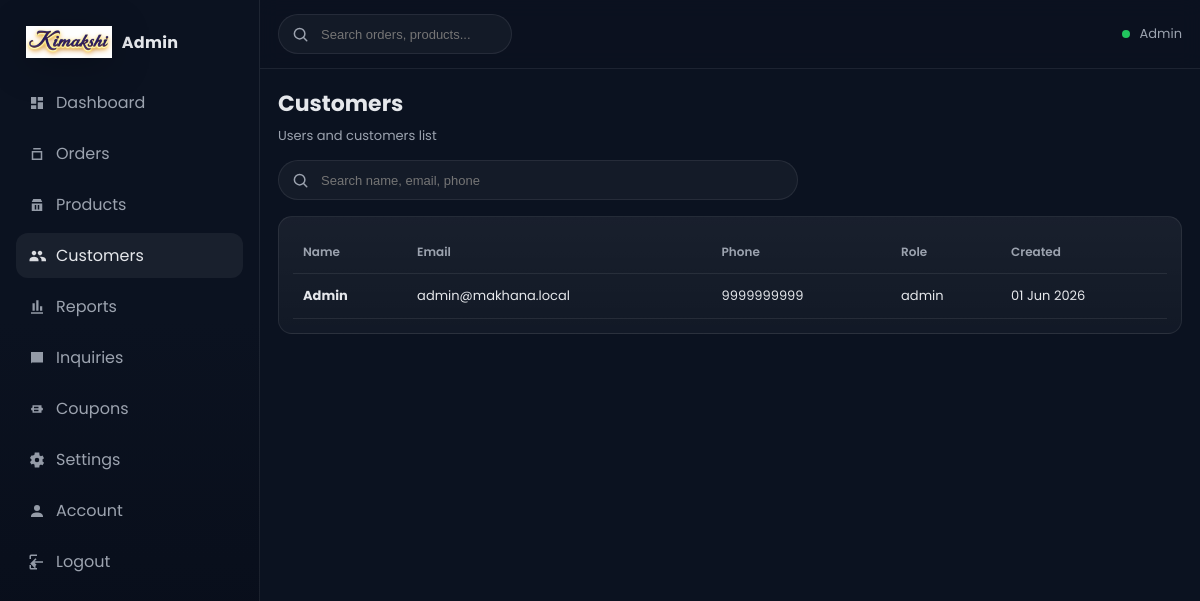
The page /admin/customers.php (signed in) on the database its author committed.
### tables this page shows
CREATE TABLE users (
  id INT UNSIGNED AUTO_INCREMENT PRIMARY KEY,
  name VARCHAR(120) NOT NULL,
  email VARCHAR(190) NOT NULL UNIQUE,
  phone VARCHAR(20) NULL,
  password_hash VARCHAR(255) NOT NULL,
  role ENUM('customer','admin') NOT NULL DEFAULT 'customer',
  created_at TIMESTAMP NOT NULL DEFAULT CURRENT_TIMESTAMP
);

### includes/helpers.php (called while the page is built, shortened)
<?php
function e(string $value): string
{
    return htmlspecialchars($value, ENT_QUOTES, 'UTF-8');
}
function current_user(): ?array
{
    return $_SESSION['user'] ?? null;
}

### includes/db.php (called while the page is built, shortened)
<?php
function db(): PDO
{
    $dsn = 'mysql:host=' . DB_HOST . ';dbname=' . DB_NAME . ';charset=utf8mb4';
    $pdo = new PDO($dsn, DB_USER, DB_PASS, [
        PDO::ATTR_ERRMODE => PDO::ERRMODE_EXCEPTION,
        PDO::ATTR_DEFAULT_FETCH_MODE => PDO::FETCH_ASSOC,
        PDO::ATTR_EMULATE_PREPARES => false,
    ]);
    return $pdo;
}

### admin/customers.php (the view, shortened to what this page needs)
<?php
require_once __DIR__ . '/../includes/helpers.php';
require_once __DIR__ . '/../includes/db.php';
require_once __DIR__ . '/_layout.php';
$q = trim((string)($_GET['q'] ?? ''));
$where = '';
$bind = [];
$stmt = db()->prepare("SELECT id, name, email, phone, role, created_at FROM users $where ORDER BY created_at DESC");
$stmt->execute($bind);
$users = $stmt->fetchAll();
admin_layout_start('customers', 'Customers', 'Users and customers list');
?>
<div class="admin-actions" style="margin-top:14px">
  <form method="get" style="flex:1;max-width:520px">
    <div class="admin-search" style="max-width:none">
      <svg viewBox="0 0 24 24" aria-hidden="true"><path d="M21 21l-4.3-4.3m1.8-5.2a7 7 0 11-14 0 7 7 0 0114 0z" fill="none" stroke="currentColor" stroke-width="2" stroke-linecap="round"/></svg>
      <input name="q" value="<?= e($q) ?>" placeholder="Search name, email, phone">
    </div>
  </form>
</div>
<div class="admin-grid">
  <div class="admin-card" style="grid-column:span 12; overflow:auto">
    <table class="admin-table">
      <thead>
        <tr>
          <th>Name</th>
          <th>Email</th>
          <th>Phone</th>
          <th>Role</th>
          <th>Created</th>
        </tr>
      </thead>
      <tbody>
        <?php foreach ($users as $u): ?>
          <tr>
            <td><b><?= e($u['name']) ?></b></td>
            <td><?= e($u['email']) ?></td>
            <td><?= e((string)($u['phone'] ?? '')) ?></td>
            <td><?= e($u['role']) ?></td>
            <td><?= e(date('d M Y', strtotime($u['created_at']))) ?></td>
          </tr>
        <?php endforeach; ?>
      </tbody>
    </table>
  </div>
</div>
<?php admin_layout_end(); ?>

### admin/_layout.php (shortened to what this page needs)
<?php
require_once __DIR__ . '/../includes/helpers.php';
function admin_layout_start(string $active, string $pageTitle, string $pageSubtitle = ''): void
{
    $u = current_user();
    $base = '../';
    ?>
<!doctype html>
<html lang="en">
<head>
  <link rel="stylesheet" href="<?= e($base) ?>assets/css/admin.css">
</head>
<body>
  <div class="admin-shell" data-admin-shell>
    <aside class="admin-sidebar" data-admin-sidebar>
      <div class="admin-brand">
        <img src="<?= e($base) ?>assets/img/logo.png" alt="<?= e(APP_NAME) ?>">
        <div class="t">Admin</div>
      </div>
      <nav class="admin-nav">
        <a href="index.php" class="<?= $active === 'dashboard' ? 'active' : '' ?>">
          <svg viewBox="0 0 24 24" aria-hidden="true"><path d="M4 13h7V4H4v9zm0 7h7v-5H4v5zm9 0h7V11h-7v9zm0-16v5h7V4h-7z" fill="currentColor"/></svg>
          Dashboard
        </a>
        <a href="orders.php" class="<?= $active === 'orders' ? 'active' : '' ?>">
          <svg viewBox="0 0 24 24" aria-hidden="true"><path d="M7 4h10v2H7V4zm-2 4h14v12H5V8zm2 2v8h10v-8H7z" fill="currentColor"/></svg>
          Orders
        </a>
        <a href="products.php" class="<?= $active === 'products' ? 'active' : '' ?>">
          <svg viewBox="0 0 24 24" aria-hidden="true"><path d="M7 4h10l2 4H5l2-4zm-2 6h14v10H5V10zm4 2v6h2v-6H9zm4 0v6h2v-6h-2z" fill="currentColor"/></svg>
          Products
        </a>
        <a href="customers.php" class="<?= $active === 'customers' ? 'active' : '' ?>">
          <svg viewBox="0 0 24 24" aria-hidden="true"><path d="M16 11c1.7 0 3-1.3 3-3S17.7 5 16 5s-3 1.3-3 3 1.3 3 3 3zm-8 0c1.7 0 3-1.3 3-3S9.7 5 8 5 5 6.3 5 8s1.3 3 3 3zm0 2c-2.7 0-6 1.3-6 4v2h12v-2c0-2.7-3.3-4-6-4zm8 0c-.3 0-.6 0-.9.1 1.8 1 2.9 2.5 2.9 3.9v2h6v-2c0-2.7-3.3-4-6-4z" fill="currentColor"/></svg>
          Customers
        </a>
        <a href="reports.php" class="<?= $active === 'reports' ? 'active' : '' ?>">
          <svg viewBox="0 0 24 24" aria-hidden="true"><path d="M4 19h16v2H4v-2zm2-2h3V7H6v10zm5 0h3V3h-3v14zm5 0h3V11h-3v6z" fill="currentColor"/></svg>
          Reports
        </a>
        <a href="inquiries.php" class="<?= $active === 'inquiries' ? 'active' : '' ?>">
          <svg viewBox="0 0 24 24" aria-hidden="true"><path d="M4 4h16v14H5.2L4 19.2V4zm3 4h10v2H7V8zm0 4h10v2H7v-2z" fill="currentColor"/></svg>
          Inquiries
        </a>
        <a href="coupons.php" class="<?= $active === 'coupons' ? 'active' : '' ?>">
          <svg viewBox="0 0 24 24" aria-hidden="true"><path d="M20 12a2 2 0 01-2 2v3H6v-3a2 2 0 010-4V7h12v3a2 2 0 012 2zm-6-3H8v2h6V9zm0 4H8v2h6v-2z" fill="currentColor"/></svg>
          Coupons
        </a>
        <a href="settings.php" class="<?= $active === 'settings' ? 'active' : '' ?>">
          Settings
        </a>
        <a href="../account.php" class="<?= $active === 'account' ? 'active' : '' ?>">
          <svg viewBox="0 0 24 24" aria-hidden="true"><path d="M12 12a4 4 0 100-8 4 4 0 000 8zm0 2c-4.4 0-8 2-8 5v1h16v-1c0-3-3.6-5-8-5z" fill="currentColor"/></svg>
          Account
        </a>
        <a href="../logout.php">
          <svg viewBox="0 0 24 24" aria-hidden="true"><path d="M10 17l1.4-1.4L8.8 13H20v-2H8.8l2.6-2.6L10 7l-7 7 7 7z" fill="currentColor"/><path d="M4 4h8V2H4a2 2 0 00-2 2v4h2V4zm0 16v-4H2v4a2 2 0 002 2h8v-2H4z" fill="currentColor"/></svg>
          Logout
        </a>
      </nav>
    </aside>
    <main class="admin-main">
      <div class="admin-topbar">
        <div class="left">
          <div class="admin-search">
            <svg viewBox="0 0 24 24" aria-hidden="true"><path d="M21 21l-4.3-4.3m1.8-5.2a7 7 0 11-14 0 7 7 0 0114 0z" fill="none" stroke="currentColor" stroke-width="2" stroke-linecap="round"/></svg>
            <input type="text" placeholder="Search orders, products..." data-admin-search>
          </div>
        </div>
        <div class="admin-user">
          <span class="dot" aria-hidden="true"></span>
          <span><?= e($u['name'] ?? 'Admin') ?></span>
        </div>
      </div>
      <div class="admin-content">
        <h1 class="admin-h1"><?= e($pageTitle) ?></h1>
        <?php if ($pageSubtitle !== ''): ?>
          <div class="admin-sub"><?= e($pageSubtitle) ?></div>
        <?php endif; ?>
<?php
}
function admin_layout_end(): void
{
    ?>
      </div>
    </main>
  </div>
</body>
</html>
<?php
}

### assets/css/admin.css (style rules this page uses)
:root { --a-bg:#0b1220; --a-panel:#0f172a; --a-card:#111c33; --a-text:#e5e7eb; --a-muted:#9ca3af; --a-line:rgba(255,255,255,.08); --a-brand:#22c55e; --a-danger:#ef4444; --a-warn:#f59e0b; --a-radius:14px; }
* { box-sizing:border-box }
html,body { height:100% }
body { margin:0;font-family:"Poppins",system-ui,-apple-system,Segoe UI,Roboto,Arial,sans-serif;background:var(--a-bg);color:var(--a-text) }
a { color:inherit;text-decoration:none }
.admin-shell { min-height:100vh;display:grid;grid-template-columns:260px 1fr }
.admin-sidebar { background:linear-gradient(180deg,#0b1220,#0b1220 40%,#070c18);border-right:1px solid var(--a-line);padding:16px;position:sticky;top:0;height:100vh;overflow:auto }
.admin-brand { display:flex;align-items:center;gap:10px;padding:10px 10px 14px 10px }
.admin-brand img { height:32px;width:auto;display:block;filter:drop-shadow(0 6px 18px rgba(0,0,0,.25)) }
.admin-brand .t { font-weight:700;letter-spacing:.02em }
.admin-nav { margin-top:8px;display:grid;gap:6px }
.admin-nav a { display:flex;align-items:center;gap:10px;padding:10px 12px;border-radius:12px;color:var(--a-muted) }
.admin-nav a.active,.admin-nav a:hover { background:rgba(255,255,255,.06);color:var(--a-text) }
.admin-nav svg { width:18px;height:18px;opacity:.95 }
.admin-main { min-width:0 }
.admin-topbar { display:flex;align-items:center;justify-content:space-between;gap:12px;padding:14px 18px;border-bottom:1px solid var(--a-line);position:sticky;top:0;background:rgba(11,18,32,.82);backdrop-filter:blur(10px);z-index:5 }
.admin-topbar .left { display:flex;align-items:center;gap:10px }
.admin-search { flex:1;max-width:520px;display:flex;align-items:center;gap:10px;border:1px solid var(--a-line);background:rgba(255,255,255,.04);border-radius:999px;padding:10px 12px;color:var(--a-muted) }
.admin-search svg { width:18px;height:18px;flex:0 0 auto }
.admin-search input { flex:1;border:0;background:transparent;outline:none;color:var(--a-text);font-size:13px }
.admin-user { display:flex;align-items:center;gap:10px;color:var(--a-muted);font-size:13px }
.admin-user .dot { width:8px;height:8px;border-radius:50%;background:var(--a-brand) }
.admin-content { padding:18px }
.admin-h1 { margin:0;font-size:22px }
.admin-sub { margin-top:6px;color:var(--a-muted);font-size:13px }
.admin-grid { display:grid;grid-template-columns:repeat(12,1fr);gap:14px;margin-top:16px }
.admin-card { background:linear-gradient(180deg,rgba(255,255,255,.06),rgba(255,255,255,.03));border:1px solid var(--a-line);border-radius:var(--a-radius);padding:14px }
.admin-table { width:100%;border-collapse:collapse }
.admin-table th,.admin-table td { padding:12px 10px;border-bottom:1px solid var(--a-line);text-align:left;font-size:13px }
.admin-table th { color:var(--a-muted);font-weight:600;font-size:12px }
.admin-actions { display:flex;gap:8px;flex-wrap:wrap }

### rows shown on the page
users: name "Admin", email "admin@makhana.local", phone "9999999999", role "admin", created_at "01 Jun 2026"

### other values the page prints
$pageTitle "Customers"
$pageSubtitle "Users and customers list"
